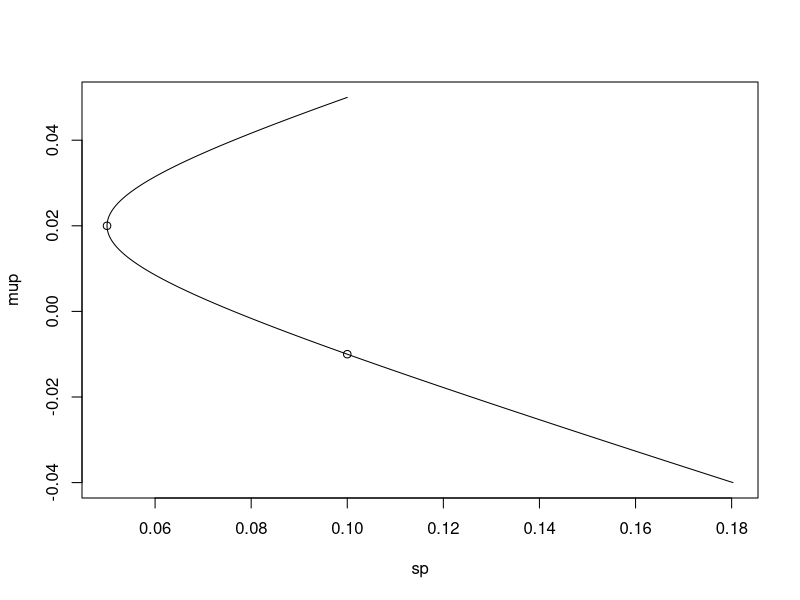

Write R code to recreate this figure.
## ---- chunk 1
mu1 = 0.02; s1 = 0.05;
mu2 = -0.01; s2 = 0.10; rho = 0.5
omega1 = seq(-1,2,by=0.001); omega2 = 1-omega1
mup = omega1*mu1 + omega2*mu2
s2p = omega1^2*s1^2 + 2*omega1*omega2*rho*s1*s2 + omega2^2*s2^2
sp = sqrt(s2p)
## ---- chunk 2
plot(sp, mup, type='l')
points(c(s1,s2), c(mu1,mu2))
